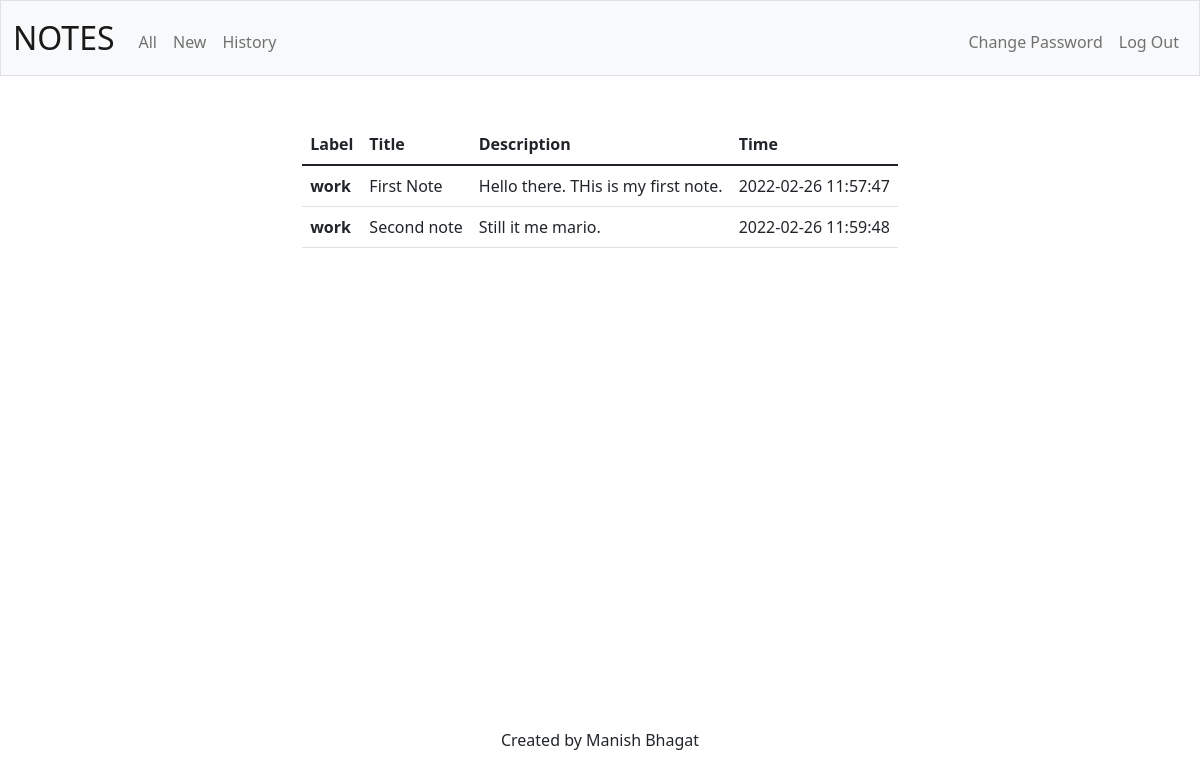
Page /history (signed in) on the earlier database version.
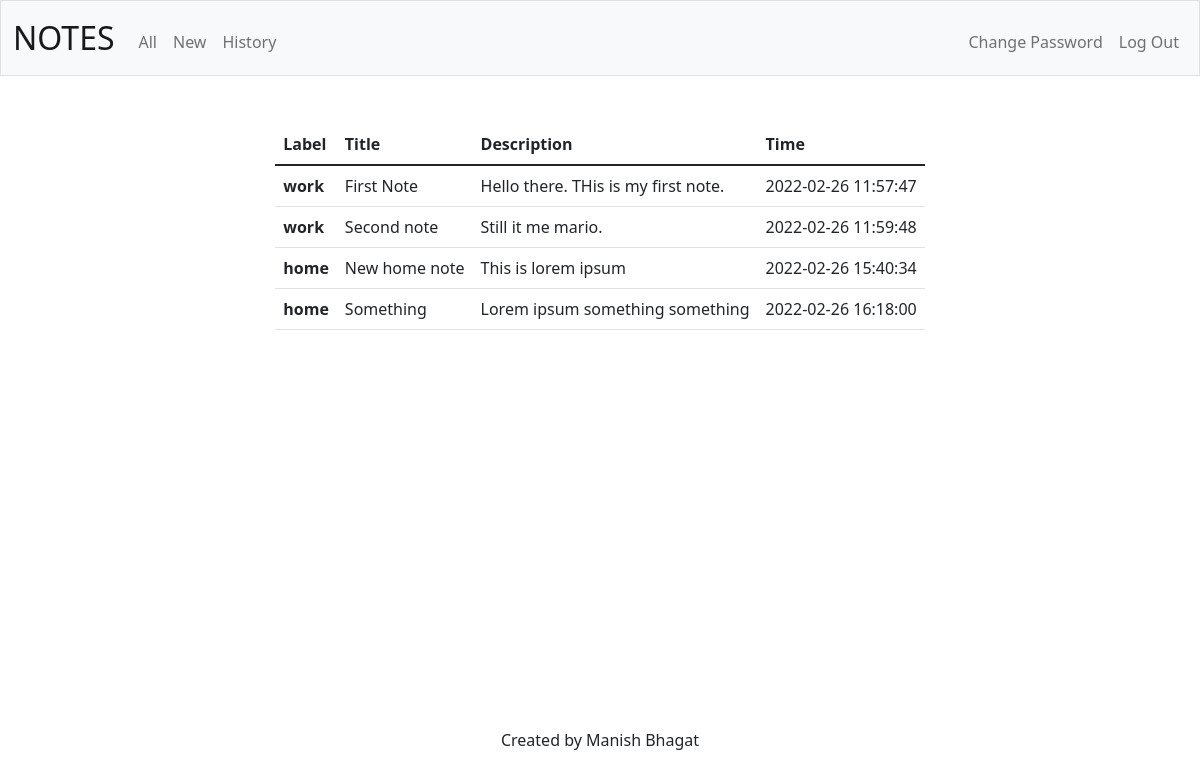
Same page on the later database version.
### tables this page shows
CREATE TABLE timeline(
note_id INTEGER NOT NULL,
user_id INTEGER NOT NULL,
time DATETIME DEFAULT CURRENT_TIMESTAMP);

CREATE TABLE notes(
note_id INTEGER PRIMARY KEY AUTOINCREMENT,
user_id INTEGER NOT NULL,
title TEXT NOT NULL,
description TEXT NOT NULL,
label TEXT);

### app.py (the view)
@app.route("/history")
@login_required
def history():
    user_id = session["user_id"]
    rows = db.execute("SELECT label, title, description, time FROM notes, TIMELINE WHERE notes.note_id = TIMELINE.note_id AND notes.user_id = ?",user_id)
    return render_template("history.html", rows=rows)

### app.py (called while the page is built)
@app.after_request
def after_request(response):
    response.headers["Cache-Control"] = "no-cache, no-store, must-revalidate"
    response.headers["Expires"] = 0
    response.headers["Pragma"] = "no-cache"
    return response

### helpers.py (called while the page is built)
def login_required(f):
    @wraps(f)
    def decorated_function(*args, **kwargs):
        if session.get("user_id") is None:
            return redirect("/login")
        return f(*args, **kwargs)
    return decorated_function

### templates/history.html (shortened to what this page needs)
{% extends "layout.html" %}
{% block main %}
<div>
        <table class="table">
    <thead>
        <tr>
        <th scope="col">Label</th>
        <th scope="col">Title</th>
        <th scope="col">Description</th>
        <th scope="col">Time</th>
        </tr>
    </thead>
    <tbody>
        {% for i in rows %}
            <tr>
                <th scope="row">{{ i["label"] }}</th>
                <td>{{ i["title"] }}</td>
                <td>{{ i["description"] }}</td>
                <td>{{ i["time"] }}</td>
            </tr>
        {% endfor %}
    </tbody>
    </table>
</div>
{% endblock %}

### templates/layout.html (shortened to what this page needs)
<!DOCTYPE html>
<html lang="en">
    <head>
        <link href="https://cdn.jsdelivr.net/npm/bootstrap@5.1.3/dist/css/bootstrap.min.css" rel="stylesheet">
        <link rel="stylesheet" href="styles.css">
    </head>
    <body>
            <nav class="bg-light border navbar navbar-expand-md navbar-light">
                <div class="container-fluid">
                    <a class="navbar-brand" href="/"><span>NOTES</span></a>
                    <div class="collapse navbar-collapse" id="navbar">
                        {% if session["user_id"] %}
                            <ul class="navbar-nav me-auto mt-2">
                                <li class="nav-item"><a class="nav-link" href="/all">All</a></li>
                                <li class="nav-item"><a class="nav-link" href="/new">New</a></li>
                                <li class="nav-item"><a class="nav-link" href="/history">History</a></li>
                            </ul>
                            <ul class="navbar-nav ms-auto mt-2">
                                <li class="nav-item"><a class="nav-link" href="/add">Change Password</a></li>
                                <li class="nav-item"><a class="nav-link" href="/logout">Log Out</a></li>
                            </ul>
                        {% else %}
                            <ul class="navbar-nav ms-auto mt-2">
                                <li class="nav-item"><a class="nav-link" href="/register">Register</a></li>
                                <li class="nav-item"><a class="nav-link" href="/login">Log In</a></li>
                            </ul>
                        {% endif %}
                    </div>
                </div>
            </nav>
        <main class="container mt-5">
            {% block main %}{% endblock %}
        </main>
        <footer class="fixed-bottom mb-5 text-center">
            Created by Manish Bhagat
        </footer>
    </body>
</html>

### static/styles.css (style rules this page uses)
.container { height: 100%; display: flex; justify-content: center; align-items: center; }
nav .navbar-brand { font-size: xx-large; }

Differences in the rows shown:
added timeline: label "home", title "New home note", description "This is lorem ipsum", time "2022-02-26 15:40:34"
added timeline: label "home", title "Something", description "Lorem ipsum something something", time "2022-02-26 16:18:00"
